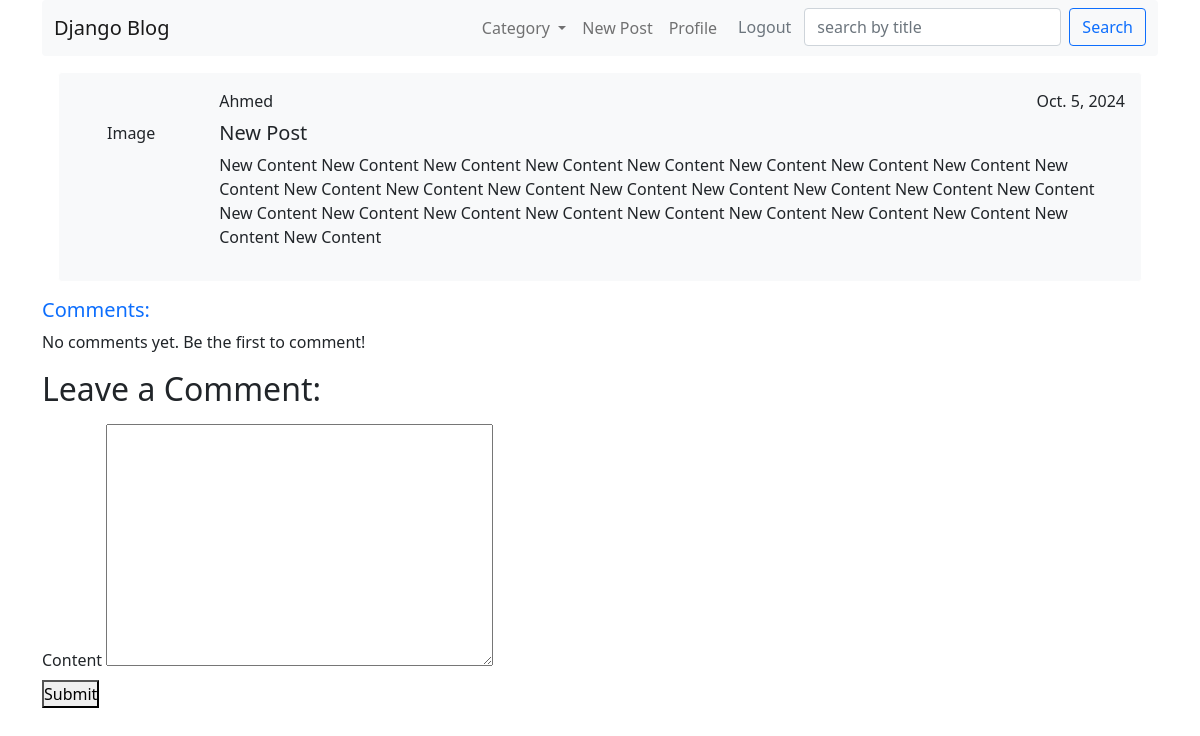
/view/post/13 (signed in), run on the app's committed database.
### blog/models.py (models this page shows, shortened)
class Post(models.Model):
    content = models.TextField(null=False)
    title = models.CharField(max_length=255)
    category = models.ForeignKey(Category,on_delete=models.PROTECT)
    author = models.ForeignKey(User,on_delete=models.CASCADE,null=True)
    created_at = models.DateField(auto_now_add=True)
    updated_at = models.DateField(auto_now=True)

### blog/views.py (the view)
# urls.py: path('view/post/<int:pk>',handle_post_view,name='view_post'),
@login_required
def handle_post_view(request,pk):
    post = Post.objects.get(pk=pk)
    comments = Comment.objects.filter(post=post)
    if request.method =="POST":
        form = CommentForm(request.POST)
        if form.is_valid():
            content = form.cleaned_data['content']
            Comment.objects.create(content=content,post=post,author=request.user)
            return redirect('view_post',pk=pk)
    else:
        form = CommentForm()
    return render(request,'post/viewPost.html',{'form':form,'post':post,"comments":comments})

### blog/forms.py
class CommentForm(forms.ModelForm):
    class Meta:
        model = Comment
        fields = ['content']
        widget={
            "content":forms.Textarea(attrs=attrs)
        }

### blog/custom_context.py (called while the page is built)
def categoryView(request):
    categories = Category.objects.all()
    return {'categories':categories}

### blog/models.py (called while the page is built)
    def __str__(self):
        return self.name

### blog/templates/post/viewPost.html
{% extends 'base.html' %} {% block content %}
<div class="bg-light border rounded  border-white m-3 d-flex justify-content-between">
    <div class="left flex-grow-2 p-5"> Image </div>
    <div class="right flex-grow-1 p-3">
        <div class="d-flex justify-content-between mb-2">
            <span>{{ post.author }}</span>
            <span>{{ post.created_at }}</span>
        </div>
        <h5>{{ post.title }}</h5>
        <p>{{ post.content }}</p>
    </div>
</div>
<h5 class="text-primary">Comments:</h5>
<ul class="list-unstyled">
    {% for comment in comments %}
    <div class="d-flex bg-light w-100 p-2 mb-2">
        <div class="rounded-20">img</div>
        <span>{{comment.author}}</span>
        <p>
            {{comment.content}}
        </p>
    </div>
    {% empty %}
    <li>No comments yet. Be the first to comment!</li>
    {% endfor %}
</ul>
<h2>Leave a Comment:</h2>
<form method="POST" action="{% url 'view_post' post.pk %}">
    {% csrf_token %} {% include "common/form.html" with form=form %}
    <button type="submit">Submit</button>
</form>
{% endblock content %}

### static/css/main.css (style rules this page uses)
* { box-sizing: border-box; margin: 0; padding: 0; }
body { font-family: Arial, Helvetica, sans-serif; }

### data on the page
Post: author "Ahmed", created_at "Oct. 5, 2024", title "New Post", content "New Content New Content New Content New Content New Content New Content New Content New Content New Content New Content New Content New Content New Content New Content New Content New Content New Content New Content New Content New Content New Content New Content New Content New Content New Content New Content New Content"

### other printed values
{{ field.label }} "Content"
